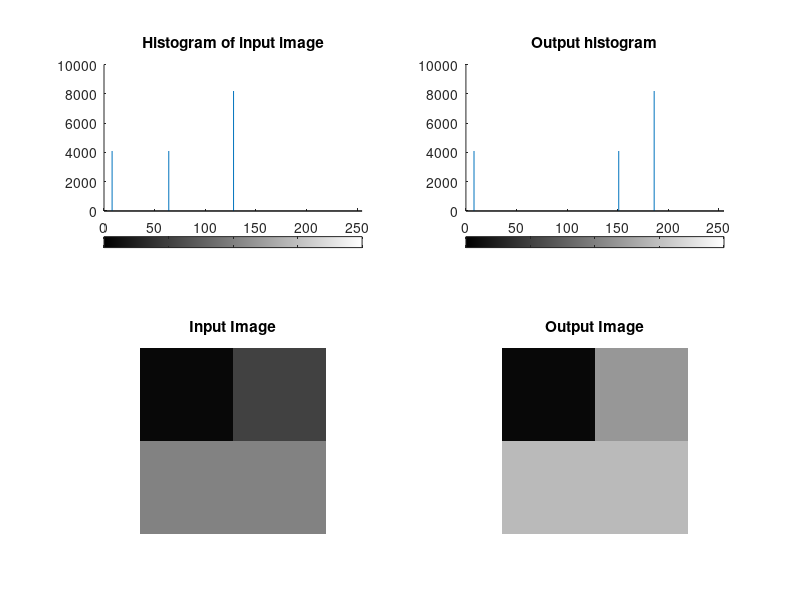
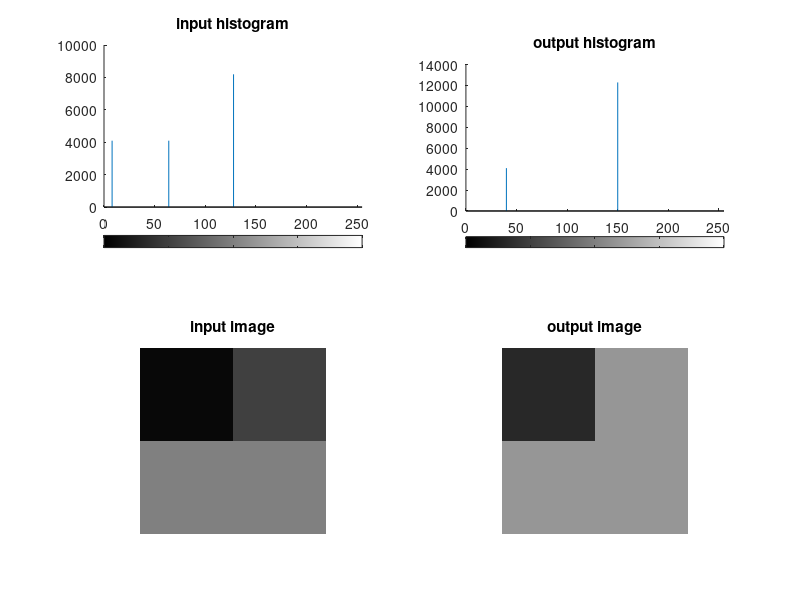

The MATLAB source for these figures, in order:
%contrast stretching 
A = zeros(128:128);  %128x128 image 
A(1:64,1:64) = 8;  %First quater= 8
A(1:64,65:128) = 64; %Second quater = 64
A(65:128, 1:128) = 128; %Bottom half = 128
C = uint8(A);  %Unsigned integer 8 

cont_time_start = tic;
w1=40;
w2=150;
r1=8;
r2=63;
L=255;
a=w1/r1;
b=(w2-w1)/(r2-r1);
g=(L-w2)/(L-r2);
figure('Name','Contrast stretching');
subplot(2,2,3);
imshow(C);
title('Input Image');
subplot(2,2,1);
imhist(C);
title('Histogram of input image');
[x,y]=size(C);
for i=1:x
    for j=1:y
        if C(i,j)<=r1
            r=C(i,j);
        elseif C(i,j)>r1 && C(i,j)<=r2
            r=C(i,j);
            C(i,j)=(b*(r-r1))+w1;
        else
            r=C(i,j);
            C(i,j)=(g*(r-r2))+w2;
        end
    end
end
subplot(2,2,4);
imshow(C);
title('Output Image');
subplot(2,2,2);
imhist(C);
title('Output histogram');
cont_time_end = toc(cont_time_start); 
disp(['Contrast stretching: Time for user-defined function- ',num2str(cont_time_end)]);

%built in function for contrast stretching 
T_start_bi_cont_cs = tic;
A = zeros(128:128);  %128x128 image 
A(1:64,1:64) = 8;  %First quater= 8
A(1:64,65:128) = 64; %Second quater = 64
A(65:128, 1:128) = 128; %Bottom half = 128
C = uint8(A);  %Unsigned integer 8 
U= imadjust(cast(C,'uint8'),[0.0313;0.2509],[0.1568,0.58823]);
figure('Name','Built-in');
subplot(2,2,1);
imhist(C);
title('input histogram');
subplot(2,2,3);
imshow(C)
title('input image');
subplot(2,2,4);
imshow(U);
title('output image');
subplot(2,2,2);
imhist(U);
title('output histogram');
T_stop_bi_cs = toc(T_start_bi_cont_cs );
disp(['Contrast stretching: Time for built-in function- ',num2str(cont_time_end)]);
